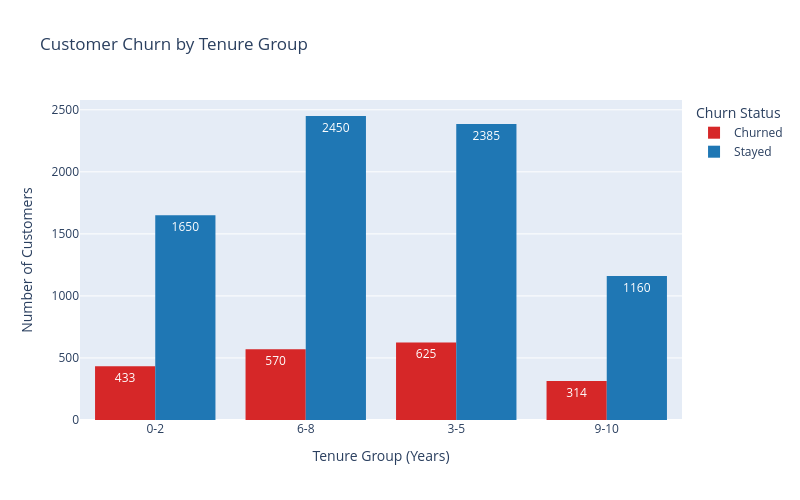

The notebook cell this image was saved under:
### Code cell
## Plotting the distribution of customers by tenure and churn status
# Create tenure groups FIRST
df1["Churn_Label"] = df1["Exited"].map({0: "Stayed", 1: "Churned"})
df1['Tenure_group'] = pd.cut(
    df1['Tenure'],
    bins=[0,2,5,8,10],
    labels=['0-2','3-5','6-8','9-10']
)

# Then plot
fig = px.histogram(
    df1,
    x='Tenure_group',
    color='Churn_Label',
    text_auto=True,
    barmode='group',
    color_discrete_map={"Stayed": "#1f77b4", "Churned": "#d62728"},
    labels={
        'Churn_Label': 'Customer Status',
        'Tenure_group': 'Tenure Group (Years)'
    },
    title='Customer Churn by Tenure Group'
)

fig.update_layout(
    width=800,
    height=500,
    legend_title_text='Churn Status',
    yaxis_title='Number of Customers')

fig.show()

### Figure 1 — Plotly figure (JSON) as saved in the notebook; plotly's stock layout.template omitted (floating-point values rounded to 4 significant figures; data arrays with more than 128 entries replaced by an {"elided": "..."} marker saying what was removed)
{"data": [{"alignmentgroup": "True", "bingroup": "x", "hovertemplate": "Customer Status=Churned<br>Tenure Group (Years)=%{x}<br>count=%{y}<extra></extra>", "legendgroup": "Churned", "marker": {"color": "#d62728", "pattern": {"shape": ""}}, "name": "Churned", "offsetgroup": "Churned", "orientation": "v", "showlegend": true, "texttemplate": "%{value}", "type": "histogram", "x": {"elided": "2037 str values"}, "xaxis": "x", "yaxis": "y"}, {"alignmentgroup": "True", "bingroup": "x", "hovertemplate": "Customer Status=Stayed<br>Tenure Group (Years)=%{x}<br>count=%{y}<extra></extra>", "legendgroup": "Stayed", "marker": {"color": "#1f77b4", "pattern": {"shape": ""}}, "name": "Stayed", "offsetgroup": "Stayed", "orientation": "v", "showlegend": true, "texttemplate": "%{value}", "type": "histogram", "x": {"elided": "7963 str values"}, "xaxis": "x", "yaxis": "y"}], "layout": {"barmode": "group", "height": 500, "legend": {"title": {"text": "Churn Status"}, "tracegroupgap": 0}, "title": {"text": "Customer Churn by Tenure Group"}, "width": 800, "xaxis": {"anchor": "y", "domain": [0, 1], "title": {"text": "Tenure Group (Years)"}}, "yaxis": {"anchor": "x", "domain": [0, 1], "title": {"text": "Number of Customers"}}}}
